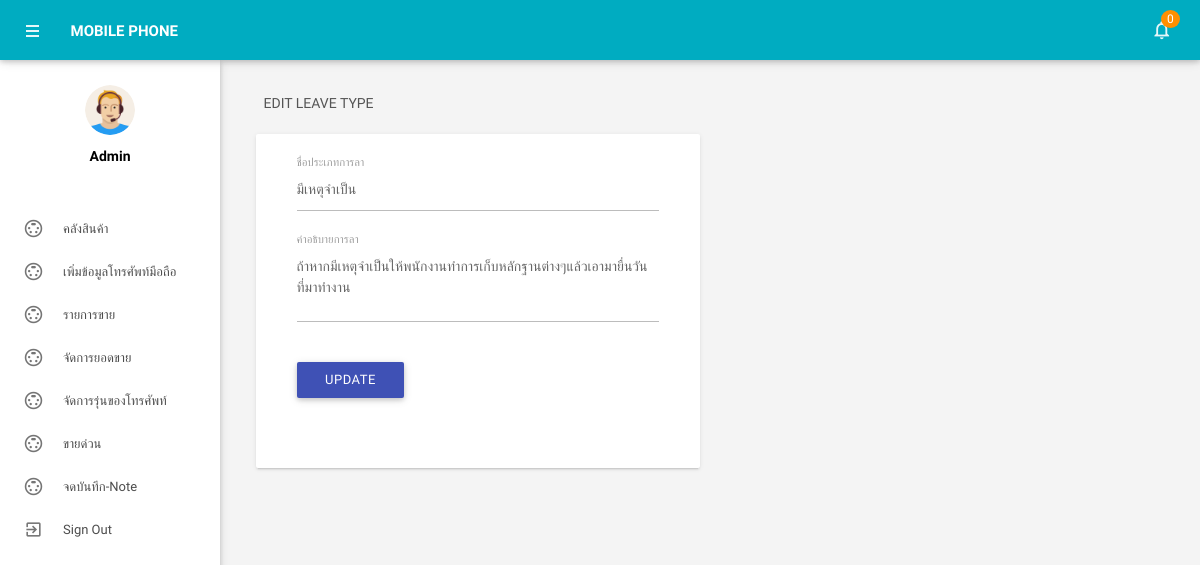
Screenshot of /admin/editleavetype.php?lid=1 (signed in) with the database file from the repository.
### tables this page shows
CREATE TABLE IF NOT EXISTS tblleavetype(
  `id` int(11) NOT NULL,
  `LeaveType` varchar(200) DEFAULT NULL,
  `Description` mediumtext,
  `CreationDate` timestamp NOT NULL DEFAULT CURRENT_TIMESTAMP
)CHARACTER SET utf8;

### admin/editleavetype.php (the view, shortened to what this page needs)
<?php
include('includes/config.php');
if(strlen($_SESSION['alogin'])==0)
    {
header('location:index.php');
}
else{
    ?>
<!DOCTYPE html>
<html lang="en">
    <head>
        <link type="text/css" rel="stylesheet" href="../assets/plugins/materialize/css/materialize.min.css"/>
        <link href="../assets/plugins/material-preloader/css/materialPreloader.min.css" rel="stylesheet">
        <link href="../assets/css/alpha.min.css" rel="stylesheet" type="text/css"/>
        <link href="../assets/css/custom.css" rel="stylesheet" type="text/css"/>
    </head>
    <body>
  <?php include('includes/header.php');?>
       <?php include('includes/sidebar.php');?>
            <main class="mn-inner">
                <div class="row">
                    <div class="col s12">
                        <div class="page-title">Edit Leave Type</div>
                    </div>
                    <div class="col s12 m12 l6">
                        <div class="card">
                            <div class="card-content">
                                <div class="row">
                                    <form class="col s12" name="chngpwd" method="post">
<?php
$lid=intval($_GET['lid']);
$sql = "SELECT * from tblleavetype where id=:lid";
$query = $dbh -> prepare($sql);
$query->bindParam(':lid',$lid,PDO::PARAM_STR);
$query->execute();
$results=$query->fetchAll(PDO::FETCH_OBJ);
if($query->rowCount() > 0)
{
foreach($results as $result)
{               ?>
                                        <div class="row">
                                            <div class="input-field col s12">
<input id="leavetype" type="text"  class="validate" autocomplete="off" name="leavetype" value="<?php echo htmlentities($result->LeaveType);?>"  required>
                                                <label for="leavetype">ชื่อประเภทการลา</label>
                                            </div>
          <div class="input-field col s12">
<textarea id="textarea1" name="description" class="materialize-textarea" name="description" length="500"><?php echo htmlentities($result->Description);?></textarea>
                                                <label for="deptshortname">คำอธิบายการลา</label>
                                            </div>
<?php }} ?>
<div class="input-field col s12">
<button type="submit" name="update" class="waves-effect waves-light btn indigo m-b-xs">Update</button>
</div>
                                        </div>
                                    </form>
                                </div>
                            </div>
                        </div>
                    </div>
                </div>
            </main>
        </div>
        <div class="left-sidebar-hover"></div>
    </body>
</html>
<?php } ?>

### admin/editleavetype.php (style rules this page uses)
body { font-family: 'IBM Plex Sans Thai Looped', sans-serif; }

### rows the page displays
tblleavetype: leavetype "มีเหตุจำเป็น", description "ถ้าหากมีเหตุจำเป็นให้พนักงานทำการเก็บหลักฐานต่างๆแล้วเอามายื่นวันที่มาทำงาน"

### other values shown
$unreadcount "0"
